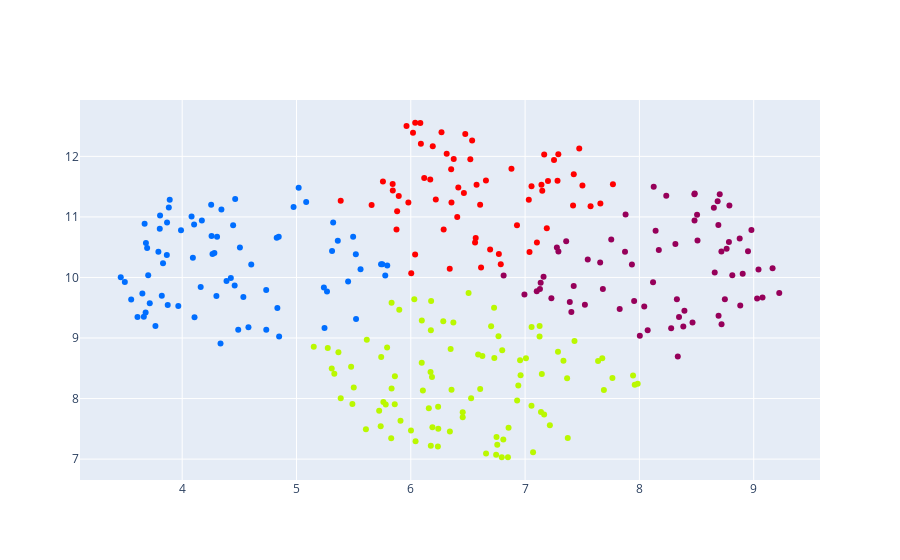

Here is the notebook cell this chart was saved with:
### Code cell
kmeans_umap_vital = KMeans(n_clusters=4, random_state=0).fit(umap_data_vital)
fig = go.Figure([go.Scatter(x=umap_data_vital[:,0], 
                            y=umap_data_vital[:,1], 
                            marker={'color':kmeans_umap_vital.labels_}, 
                            mode='markers',
                            text=sorted(df.FallNr.unique()),
                            hovertemplate='%{text}<br><extra></extra>',
                            marker_colorscale=px.colors.sequential.Rainbow)])

fig.show()
fig.write_html(image_path+'kmeans_vital_all_umap_.html')

### Figure 1 — Plotly figure (JSON) as saved in the notebook; plotly's stock layout.template omitted (floating-point values rounded to 4 significant figures; data arrays with more than 128 entries replaced by an {"elided": "..."} marker saying what was removed)
{"data": [{"hovertemplate": "%{text}<br><extra></extra>", "marker": {"color": {"elided": "294 int values"}, "colorscale": [[0, "rgb(150,0,90)"], [0.125, "rgb(0,0,200)"], [0.25, "rgb(0,25,255)"], [0.375, "rgb(0,152,255)"], [0.5, "rgb(44,255,150)"], [0.625, "rgb(151,255,0)"], [0.75, "rgb(255,234,0)"], [0.875, "rgb(255,111,0)"], [1, "rgb(255,0,0)"]]}, "mode": "markers", "text": {"elided": "294 str values"}, "type": "scatter", "x": {"elided": "294 float values"}, "y": {"elided": "294 float values"}}], "layout": {}}
